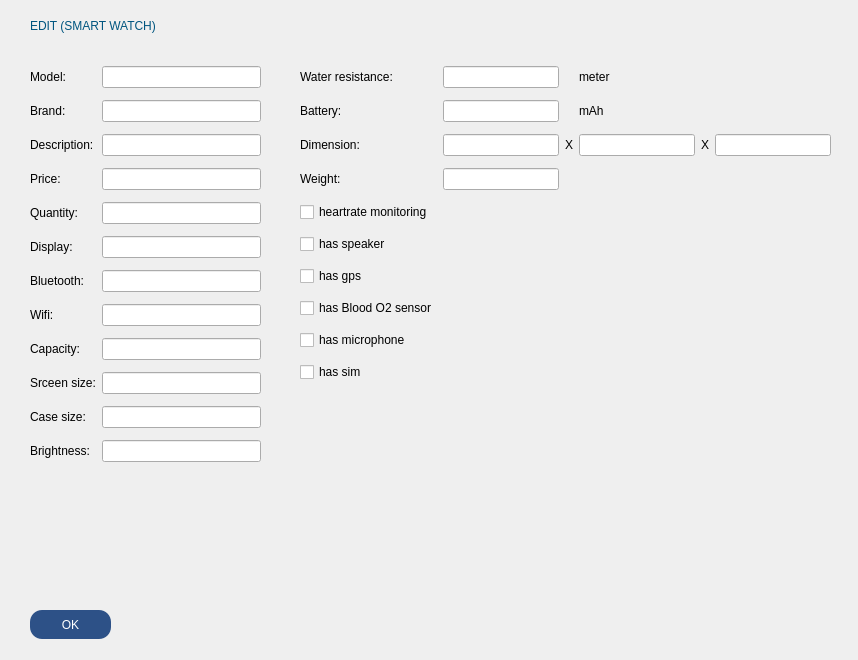
<?xml version="1.0" encoding="UTF-8"?>
<ui version="4.0">
 <class>edit_device_watch</class>
 <widget class="QDialog" name="edit_device_watch">
  <property name="geometry">
   <rect>
    <x>0</x>
    <y>0</y>
    <width>858</width>
    <height>660</height>
   </rect>
  </property>
  <property name="windowTitle">
   <string>Dialog</string>
  </property>
  <widget class="QPushButton" name="OK_btn">
   <property name="geometry">
    <rect>
     <x>30</x>
     <y>610</y>
     <width>81</width>
     <height>29</height>
    </rect>
   </property>
   <property name="styleSheet">
    <string notr="true">color: rgb(255, 255, 255);
background: rgb(45, 81, 135);
border-radius: 12px;</string>
   </property>
   <property name="text">
    <string>OK</string>
   </property>
  </widget>
  <widget class="QLabel" name="label">
   <property name="geometry">
    <rect>
     <x>30</x>
     <y>10</y>
     <width>301</width>
     <height>31</height>
    </rect>
   </property>
   <property name="styleSheet">
    <string notr="true">font: 22pt &quot;Tw Cen MT Condensed Extra Bold&quot;;
color: rgb(0, 85, 127);</string>
   </property>
   <property name="text">
    <string>EDIT (SMART WATCH)</string>
   </property>
  </widget>
  <widget class="QWidget" name="gridLayoutWidget">
   <property name="geometry">
    <rect>
     <x>30</x>
     <y>60</y>
     <width>231</width>
     <height>415</height>
    </rect>
   </property>
   <layout class="QGridLayout" name="gridLayout">
    <item row="1" column="0">
     <widget class="QLabel" name="label_5">
      <property name="text">
       <string>Brand:</string>
      </property>
     </widget>
    </item>
    <item row="2" column="1">
     <widget class="QLineEdit" name="des_lineEdit"/>
    </item>
    <item row="3" column="0">
     <widget class="QLabel" name="label_6">
      <property name="text">
       <string>Price:</string>
      </property>
     </widget>
    </item>
    <item row="8" column="1">
     <widget class="QLineEdit" name="capacity"/>
    </item>
    <item row="6" column="0">
     <widget class="QLabel" name="label_22">
      <property name="text">
       <string>Bluetooth:</string>
      </property>
     </widget>
    </item>
    <item row="6" column="1">
     <widget class="QLineEdit" name="bluetooth_lineEdit">
      <property name="text">
       <string/>
      </property>
     </widget>
    </item>
    <item row="5" column="0">
     <widget class="QLabel" name="label_25">
      <property name="text">
       <string>Display:</string>
      </property>
     </widget>
    </item>
    <item row="8" column="0">
     <widget class="QLabel" name="label_18">
      <property name="text">
       <string>Capacity:</string>
      </property>
     </widget>
    </item>
    <item row="9" column="0">
     <widget class="QLabel" name="label_19">
      <property name="text">
       <string>Srceen size:</string>
      </property>
     </widget>
    </item>
    <item row="7" column="0">
     <widget class="QLabel" name="label_27">
      <property name="text">
       <string>Wifi:</string>
      </property>
     </widget>
    </item>
    <item row="10" column="1">
     <widget class="QLineEdit" name="case_size"/>
    </item>
    <item row="2" column="0">
     <widget class="QLabel" name="label_3">
      <property name="text">
       <string>Description:</string>
      </property>
     </widget>
    </item>
    <item row="10" column="0">
     <widget class="QLabel" name="label_14">
      <property name="text">
       <string>Case size:</string>
      </property>
     </widget>
    </item>
    <item row="7" column="1">
     <widget class="QLineEdit" name="wifi_lineEdit"/>
    </item>
    <item row="0" column="0">
     <widget class="QLabel" name="label_4">
      <property name="text">
       <string>Model:</string>
      </property>
     </widget>
    </item>
    <item row="1" column="1">
     <widget class="QLineEdit" name="brand_lineEdit"/>
    </item>
    <item row="0" column="1">
     <widget class="QLineEdit" name="model_lineEdit"/>
    </item>
    <item row="9" column="1">
     <widget class="QLineEdit" name="screen_size"/>
    </item>
    <item row="3" column="1">
     <widget class="QLineEdit" name="price_lineEdit"/>
    </item>
    <item row="4" column="0">
     <widget class="QLabel" name="label_7">
      <property name="text">
       <string>Quantity:</string>
      </property>
     </widget>
    </item>
    <item row="5" column="1">
     <widget class="QLineEdit" name="display_lineEdit">
      <property name="text">
       <string/>
      </property>
     </widget>
    </item>
    <item row="4" column="1">
     <widget class="QLineEdit" name="quantity_lineEdit"/>
    </item>
    <item row="11" column="0">
     <widget class="QLabel" name="label_21">
      <property name="text">
       <string>Brightness:</string>
      </property>
     </widget>
    </item>
    <item row="11" column="1">
     <widget class="QLineEdit" name="brightness_lineEdit">
      <property name="text">
       <string/>
      </property>
     </widget>
    </item>
   </layout>
  </widget>
  <widget class="QWidget" name="gridLayoutWidget_2">
   <property name="geometry">
    <rect>
     <x>300</x>
     <y>60</y>
     <width>531</width>
     <height>333</height>
    </rect>
   </property>
   <layout class="QGridLayout" name="gridLayout_2">
    <item row="3" column="1">
     <widget class="QLineEdit" name="weight_lineEdit">
      <property name="text">
       <string/>
      </property>
     </widget>
    </item>
    <item row="2" column="0">
     <widget class="QLabel" name="label_16">
      <property name="text">
       <string>Dimension:</string>
      </property>
     </widget>
    </item>
    <item row="0" column="1">
     <widget class="QLineEdit" name="water_resistance"/>
    </item>
    <item row="2" column="4">
     <widget class="QLabel" name="label_17">
      <property name="text">
       <string>X</string>
      </property>
     </widget>
    </item>
    <item row="1" column="1">
     <widget class="QLineEdit" name="battery_lineEdit">
      <property name="text">
       <string/>
      </property>
     </widget>
    </item>
    <item row="3" column="0">
     <widget class="QLabel" name="label_23">
      <property name="text">
       <string>Weight:</string>
      </property>
     </widget>
    </item>
    <item row="1" column="0">
     <widget class="QLabel" name="label_24">
      <property name="text">
       <string>Battery:</string>
      </property>
     </widget>
    </item>
    <item row="9" column="0">
     <widget class="QCheckBox" name="has_sim">
      <property name="text">
       <string>has sim</string>
      </property>
     </widget>
    </item>
    <item row="2" column="3">
     <widget class="QLineEdit" name="dimension2_lineEdit"/>
    </item>
    <item row="2" column="1">
     <widget class="QLineEdit" name="dimension1_lineEdit"/>
    </item>
    <item row="8" column="0">
     <widget class="QCheckBox" name="has_mic">
      <property name="text">
       <string>has microphone</string>
      </property>
     </widget>
    </item>
    <item row="2" column="2">
     <widget class="QLabel" name="label_10">
      <property name="text">
       <string>X</string>
      </property>
     </widget>
    </item>
    <item row="0" column="0">
     <widget class="QLabel" name="label_20">
      <property name="text">
       <string>Water resistance:</string>
      </property>
     </widget>
    </item>
    <item row="5" column="0">
     <widget class="QCheckBox" name="has_speaker">
      <property name="text">
       <string>has speaker</string>
      </property>
     </widget>
    </item>
    <item row="2" column="5">
     <widget class="QLineEdit" name="dimension3_lineEdit"/>
    </item>
    <item row="7" column="0">
     <widget class="QCheckBox" name="has_blood_O2_sensor">
      <property name="text">
       <string>has Blood O2 sensor</string>
      </property>
     </widget>
    </item>
    <item row="6" column="0">
     <widget class="QCheckBox" name="has_gps">
      <property name="text">
       <string>has gps</string>
      </property>
     </widget>
    </item>
    <item row="4" column="0">
     <widget class="QCheckBox" name="has_heartrate_monitering">
      <property name="text">
       <string>heartrate monitoring</string>
      </property>
     </widget>
    </item>
    <item row="0" column="3">
     <widget class="QLabel" name="label_28">
      <property name="text">
       <string>meter</string>
      </property>
     </widget>
    </item>
    <item row="1" column="3">
     <widget class="QLabel" name="label_29">
      <property name="text">
       <string>mAh</string>
      </property>
     </widget>
    </item>
   </layout>
  </widget>
 </widget>
 <resources/>
 <connections/>
</ui>
